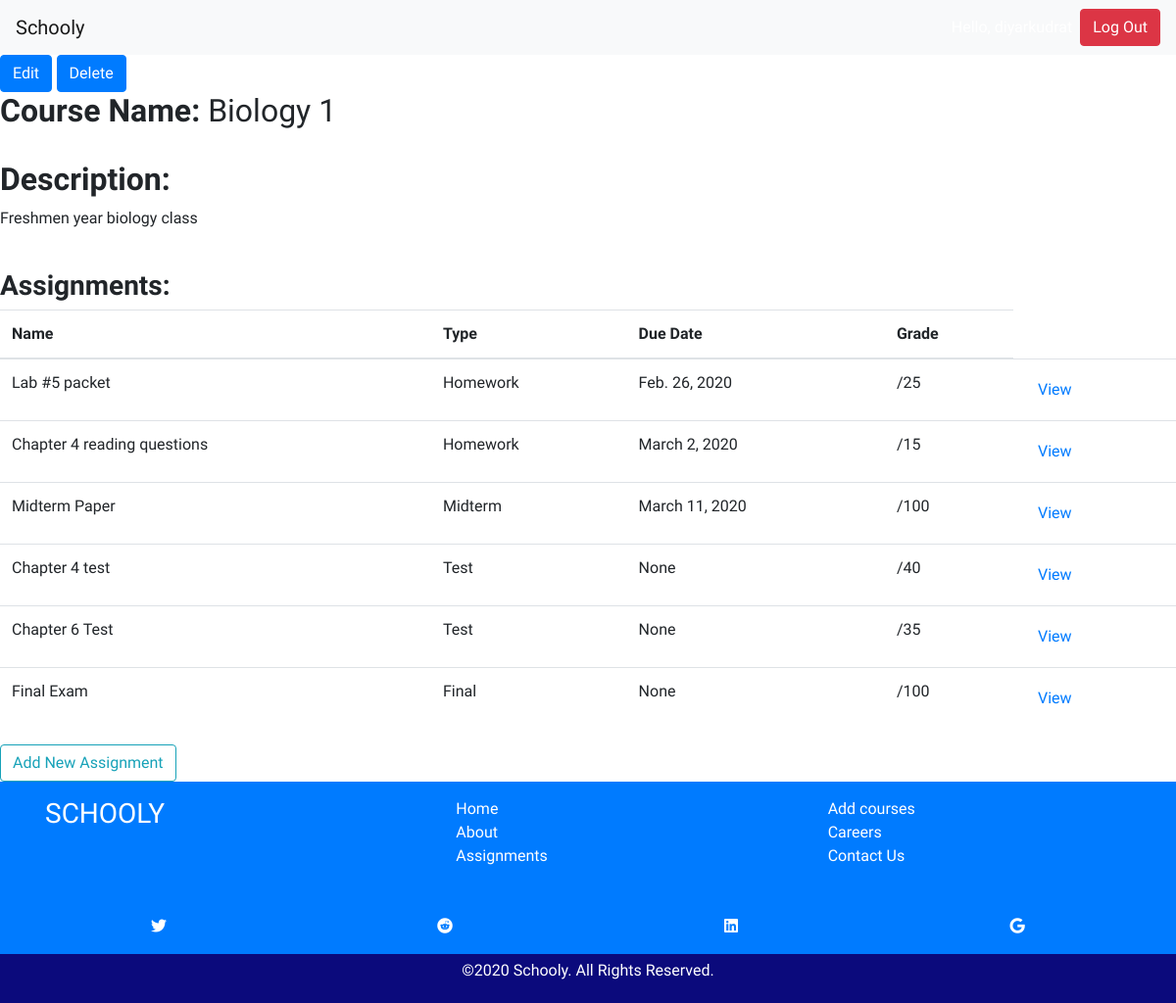
/courses/1/ (signed in), run on the app's committed database.
### classes/models.py (models this page shows, shortened)
class Course(models.Model):
    course_name = models.CharField(max_length=150)
    slug = models.CharField(max_length=30, blank=True, editable=False,
                            help_text="Unique URL path to access this page. Generated by the system.")
    course_teacher = models.CharField(max_length=150, null=True)
    description = models.CharField(max_length=250)
    assigments = models.ManyToManyField(Assignment, blank=True, null=True, related_name="course_assignments")

class Assignment(models.Model):
    name = models.CharField(max_length=50)
    students = models.ManyToManyField(Student, )
    slug = models.CharField(max_length=30, blank=True, editable=False,
                            help_text="Unique URL path to access this page. Generated by the system.")
    description = models.CharField(max_length=250)
    course = models.ForeignKey('Course', on_delete=models.CASCADE, blank=True, null=True)
    assignment_type = models.CharField(max_length=30, choices=ASSIGNMENT_TYPES, blank=True)
    total_points = models.PositiveIntegerField(blank=True, null=True, default=0)
    earned_points = models.PositiveIntegerField(blank=True, null=True, default=0)
    assigned_date = models.DateField(blank=True, null=True)
    due_date = models.DateField(blank=True, null=True)

### classes/views.py (the view)
# urls.py: path('courses/<int:pk>/', views.CourseDetailView.as_view(), name='course-detail-page'),
@method_decorator([login_required], name='dispatch')
class CourseDetailView(View):
    def get(self, request, *args, **kwargs):
        course = get_object_or_404(Course, pk=kwargs['pk'])
        specific_assignments = Assignment.objects.filter(course=course)
        context = {'course': course, 'specific_assignments': specific_assignments}
        return render(request, 'course_detail.html', context)

### classes/templates/course_detail.html
{% extends 'base.html' %}
{% block content %}
<a class="btn btn-primary" href="{% url 'edit-course-page' course.id %}" role="button">Edit</a>
<a class="btn btn-primary" href="{% url 'course-delete-page' course.id %}"  role="button">Delete</a>
<h2><b>Course Name:</b> {{ course.course_name }}</h2><br>
<h2><b>Description:</b></h2>
  <p>{{ course.description }}</p><br>
<h3><b>Assignments: </b></h3>
    <table class="table">
      <thead>
        <tr>
          <th scope="col">Name</th>
          <th scope="col">Type</th>
          <th scope="col">Due Date</th>
          <th scope="col">Grade</th>
        </tr>
      </thead>
      <tbody>
        {% for specific_assignment in specific_assignments %}
        <tr>
          <td href="#">{{ specific_assignment.name }}</td>
          <td>{{ specific_assignment.assignment_type }}</td>
          <td>{{ specific_assignment.due_date }}</td>
          <td>/{{ specific_assignment.total_points }}</td>
          <td><a class="btn btn-link" href="{% url 'assignment-detail-page' specific_assignment.slug %}" role="button">View</a></td>
        </tr>
        {% endfor %}
      </tbody>
    </table>
<a class="btn btn-outline-info" href="{% url 'assignment-create-page' %}" role="button">Add New Assignment</a>
{% endblock %}

### classes/templates/base.html (style rules this page uses)
* { font-family: 'Quicksand', sans-serif; }

### data on the page
Course: course_name "Biology 1", description "Freshmen year biology class"
Assignment: name "Lab #5 packet", assignment_type "Homework", due_date "Feb. 26, 2020", total_points "25"
Assignment: name "Chapter 4 reading questions", assignment_type "Homework", due_date "March 2, 2020", total_points "15"
Assignment: name "Midterm Paper", assignment_type "Midterm", due_date "March 11, 2020", total_points "100"
Assignment: name "Chapter 4 test", assignment_type "Test", due_date "None", total_points "40"
Assignment: name "Chapter 6 Test", assignment_type "Test", due_date "None", total_points "35"
Assignment: name "Final Exam", assignment_type "Final", due_date "None", total_points "100"
